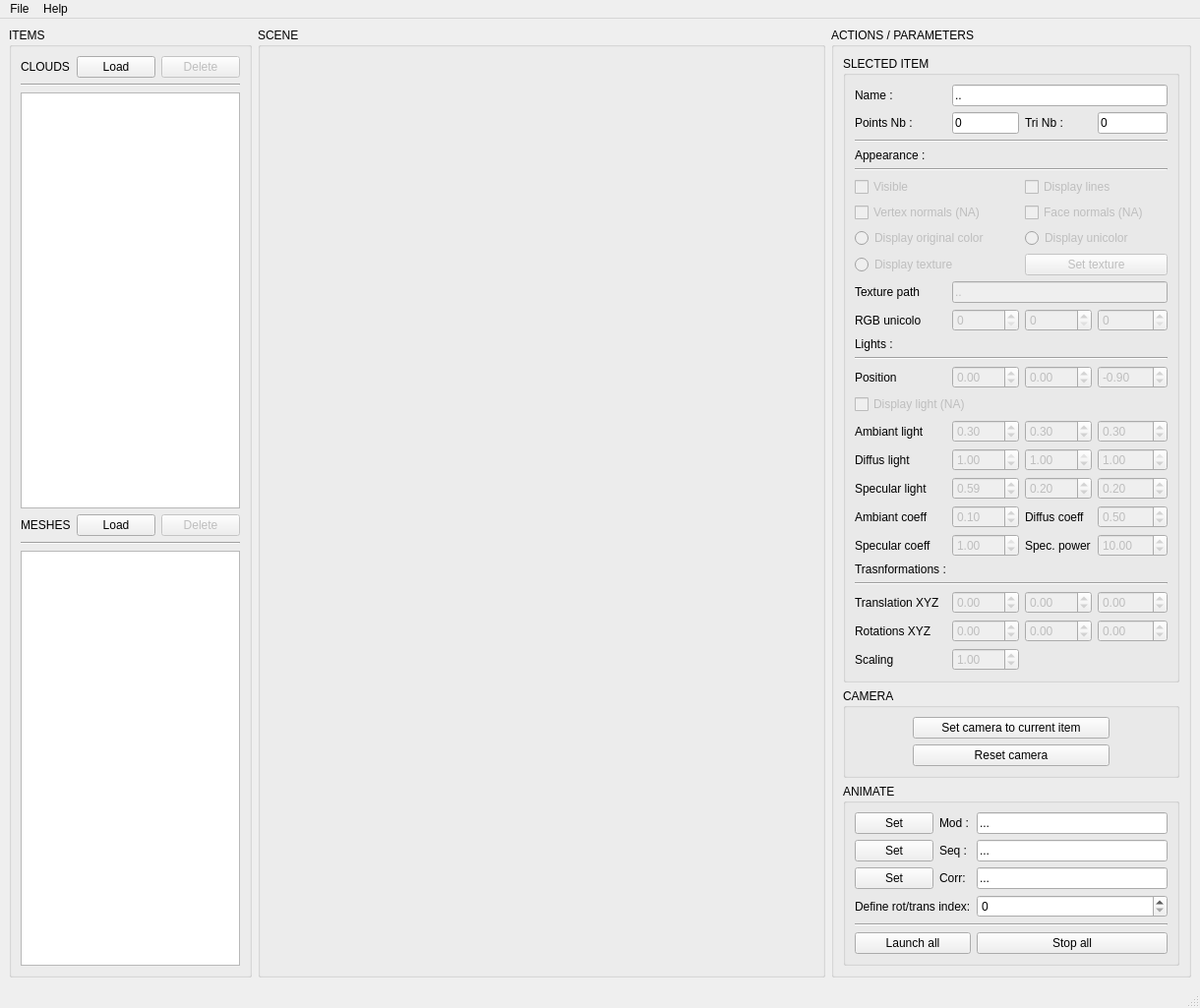
<?xml version="1.0" encoding="UTF-8"?>
<ui version="4.0">
 <class>SWUI_Viewer</class>
 <widget class="QMainWindow" name="SWUI_Viewer">
  <property name="geometry">
   <rect>
    <x>0</x>
    <y>0</y>
    <width>1220</width>
    <height>956</height>
   </rect>
  </property>
  <property name="windowTitle">
   <string>MainWindow</string>
  </property>
  <widget class="QWidget" name="centralwidget">
   <layout class="QGridLayout" name="gridLayout_2">
    <item row="0" column="0">
     <layout class="QGridLayout" name="glMain" rowstretch="2" columnstretch="1,5,2">
      <item row="0" column="0">
       <widget class="QGroupBox" name="gbItems">
        <property name="title">
         <string>ITEMS</string>
        </property>
        <layout class="QGridLayout" name="gridLayout_5">
         <item row="0" column="0">
          <layout class="QGridLayout" name="glItems">
           <item row="5" column="0" colspan="3">
            <widget class="Line" name="lMeshes">
             <property name="orientation">
              <enum>Qt::Horizontal</enum>
             </property>
            </widget>
           </item>
           <item row="1" column="0" colspan="3">
            <widget class="Line" name="lClouds">
             <property name="orientation">
              <enum>Qt::Horizontal</enum>
             </property>
            </widget>
           </item>
           <item row="2" column="0" colspan="3">
            <widget class="QListWidget" name="lwClouds">
             <property name="minimumSize">
              <size>
               <width>0</width>
               <height>150</height>
              </size>
             </property>
            </widget>
           </item>
           <item row="0" column="0">
            <widget class="QLabel" name="laClouds">
             <property name="text">
              <string>CLOUDS</string>
             </property>
            </widget>
           </item>
           <item row="0" column="1">
            <widget class="QPushButton" name="pbLoadCloud">
             <property name="text">
              <string>Load</string>
             </property>
            </widget>
           </item>
           <item row="4" column="0">
            <widget class="QLabel" name="laMeshes">
             <property name="text">
              <string>MESHES</string>
             </property>
            </widget>
           </item>
           <item row="4" column="1">
            <widget class="QPushButton" name="pbLoadMesh">
             <property name="text">
              <string>Load</string>
             </property>
            </widget>
           </item>
           <item row="6" column="0" colspan="3">
            <widget class="QListWidget" name="lwMeshes">
             <property name="minimumSize">
              <size>
               <width>0</width>
               <height>150</height>
              </size>
             </property>
            </widget>
           </item>
           <item row="0" column="2">
            <widget class="QPushButton" name="pbDeleteCloud">
             <property name="enabled">
              <bool>false</bool>
             </property>
             <property name="text">
              <string>Delete</string>
             </property>
            </widget>
           </item>
           <item row="4" column="2">
            <widget class="QPushButton" name="pbDeleteMesh">
             <property name="enabled">
              <bool>false</bool>
             </property>
             <property name="text">
              <string>Delete</string>
             </property>
            </widget>
           </item>
          </layout>
         </item>
        </layout>
       </widget>
      </item>
      <item row="0" column="1">
       <widget class="QGroupBox" name="gbScene">
        <property name="title">
         <string>SCENE</string>
        </property>
        <layout class="QGridLayout" name="gridLayout_4">
         <item row="0" column="0">
          <layout class="QGridLayout" name="glScene"/>
         </item>
        </layout>
       </widget>
      </item>
      <item row="0" column="2">
       <widget class="QGroupBox" name="gbParameters">
        <property name="title">
         <string>ACTIONS / PARAMETERS</string>
        </property>
        <layout class="QGridLayout" name="gridLayout_7">
         <item row="1" column="0">
          <widget class="QGroupBox" name="gbCamera">
           <property name="title">
            <string>CAMERA</string>
           </property>
           <layout class="QGridLayout" name="gridLayout_3">
            <item row="0" column="0">
             <layout class="QGridLayout" name="gridLayout">
              <item row="0" column="0">
               <widget class="QPushButton" name="pbSetCamera">
                <property name="minimumSize">
                 <size>
                  <width>0</width>
                  <height>0</height>
                 </size>
                </property>
                <property name="maximumSize">
                 <size>
                  <width>200</width>
                  <height>16777215</height>
                 </size>
                </property>
                <property name="text">
                 <string>Set camera to current item</string>
                </property>
               </widget>
              </item>
              <item row="1" column="0">
               <widget class="QPushButton" name="pbResetCamera">
                <property name="text">
                 <string>Reset camera</string>
                </property>
               </widget>
              </item>
             </layout>
            </item>
           </layout>
          </widget>
         </item>
         <item row="0" column="0">
          <layout class="QGridLayout" name="glParameters">
           <item row="0" column="0">
            <widget class="QGroupBox" name="gbSelectedItem">
             <property name="title">
              <string>SLECTED ITEM</string>
             </property>
             <layout class="QGridLayout" name="gridLayout_9">
              <item row="0" column="0">
               <layout class="QGridLayout" name="glSelectedItem">
                <item row="12" column="0" colspan="4">
                 <widget class="Line" name="line">
                  <property name="orientation">
                   <enum>Qt::Horizontal</enum>
                  </property>
                 </widget>
                </item>
                <item row="10" column="3">
                 <widget class="QSpinBox" name="sbColorB">
                  <property name="enabled">
                   <bool>false</bool>
                  </property>
                  <property name="maximum">
                   <number>255</number>
                  </property>
                 </widget>
                </item>
                <item row="23" column="3">
                 <widget class="QDoubleSpinBox" name="dsbRZ">
                  <property name="enabled">
                   <bool>false</bool>
                  </property>
                  <property name="minimum">
                   <double>-180.000000000000000</double>
                  </property>
                  <property name="maximum">
                   <double>180.000000000000000</double>
                  </property>
                  <property name="singleStep">
                   <double>3.000000000000000</double>
                  </property>
                 </widget>
                </item>
                <item row="11" column="0">
                 <widget class="QLabel" name="laLights">
                  <property name="text">
                   <string>Lights :</string>
                  </property>
                 </widget>
                </item>
                <item row="10" column="0">
                 <widget class="QLabel" name="laRGBUnicolor">
                  <property name="enabled">
                   <bool>true</bool>
                  </property>
                  <property name="text">
                   <string>RGB unicolo</string>
                  </property>
                 </widget>
                </item>
                <item row="10" column="2">
                 <widget class="QSpinBox" name="sbColorG">
                  <property name="enabled">
                   <bool>false</bool>
                  </property>
                  <property name="maximum">
                   <number>255</number>
                  </property>
                 </widget>
                </item>
                <item row="10" column="1">
                 <widget class="QSpinBox" name="sbColorR">
                  <property name="enabled">
                   <bool>false</bool>
                  </property>
                  <property name="maximum">
                   <number>255</number>
                  </property>
                 </widget>
                </item>
                <item row="9" column="0">
                 <widget class="QLabel" name="laTexture">
                  <property name="enabled">
                   <bool>true</bool>
                  </property>
                  <property name="text">
                   <string>Texture path</string>
                  </property>
                 </widget>
                </item>
                <item row="13" column="1">
                 <widget class="QDoubleSpinBox" name="dsbLightX">
                  <property name="enabled">
                   <bool>false</bool>
                  </property>
                  <property name="minimum">
                   <double>-999.000000000000000</double>
                  </property>
                  <property name="maximum">
                   <double>999.000000000000000</double>
                  </property>
                  <property name="singleStep">
                   <double>0.010000000000000</double>
                  </property>
                 </widget>
                </item>
                <item row="13" column="2">
                 <widget class="QDoubleSpinBox" name="dsbLightY">
                  <property name="enabled">
                   <bool>false</bool>
                  </property>
                  <property name="minimum">
                   <double>-999.000000000000000</double>
                  </property>
                  <property name="maximum">
                   <double>999.000000000000000</double>
                  </property>
                  <property name="singleStep">
                   <double>0.010000000000000</double>
                  </property>
                 </widget>
                </item>
                <item row="13" column="3">
                 <widget class="QDoubleSpinBox" name="dsbLightZ">
                  <property name="enabled">
                   <bool>false</bool>
                  </property>
                  <property name="minimum">
                   <double>-999.000000000000000</double>
                  </property>
                  <property name="maximum">
                   <double>999.000000000000000</double>
                  </property>
                  <property name="singleStep">
                   <double>0.010000000000000</double>
                  </property>
                  <property name="value">
                   <double>-0.900000000000000</double>
                  </property>
                 </widget>
                </item>
                <item row="13" column="0">
                 <widget class="QLabel" name="laPosition">
                  <property name="enabled">
                   <bool>true</bool>
                  </property>
                  <property name="text">
                   <string>Position</string>
                  </property>
                 </widget>
                </item>
                <item row="9" column="1" colspan="3">
                 <widget class="QLineEdit" name="leTexturePath">
                  <property name="enabled">
                   <bool>false</bool>
                  </property>
                  <property name="text">
                   <string>..</string>
                  </property>
                  <property name="readOnly">
                   <bool>true</bool>
                  </property>
                 </widget>
                </item>
                <item row="7" column="2" colspan="2">
                 <widget class="QRadioButton" name="rbDisplayUnicolor">
                  <property name="enabled">
                   <bool>false</bool>
                  </property>
                  <property name="text">
                   <string>Display unicolor</string>
                  </property>
                 </widget>
                </item>
                <item row="7" column="0" colspan="2">
                 <widget class="QRadioButton" name="rbDisplayOriginalColor">
                  <property name="enabled">
                   <bool>false</bool>
                  </property>
                  <property name="text">
                   <string>Display original color</string>
                  </property>
                 </widget>
                </item>
                <item row="4" column="0" colspan="4">
                 <widget class="Line" name="lAppareance">
                  <property name="orientation">
                   <enum>Qt::Horizontal</enum>
                  </property>
                 </widget>
                </item>
                <item row="3" column="0">
                 <widget class="QLabel" name="laApparearance">
                  <property name="text">
                   <string>Appearance :</string>
                  </property>
                 </widget>
                </item>
                <item row="23" column="1">
                 <widget class="QDoubleSpinBox" name="dsbRX">
                  <property name="enabled">
                   <bool>false</bool>
                  </property>
                  <property name="minimum">
                   <double>-180.000000000000000</double>
                  </property>
                  <property name="maximum">
                   <double>180.000000000000000</double>
                  </property>
                  <property name="singleStep">
                   <double>3.000000000000000</double>
                  </property>
                 </widget>
                </item>
                <item row="23" column="0">
                 <widget class="QLabel" name="laRota">
                  <property name="enabled">
                   <bool>true</bool>
                  </property>
                  <property name="text">
                   <string>Rotations XYZ</string>
                  </property>
                 </widget>
                </item>
                <item row="22" column="2">
                 <widget class="QDoubleSpinBox" name="dsbTrY">
                  <property name="enabled">
                   <bool>false</bool>
                  </property>
                  <property name="minimum">
                   <double>-999.000000000000000</double>
                  </property>
                  <property name="maximum">
                   <double>999.000000000000000</double>
                  </property>
                  <property name="singleStep">
                   <double>0.010000000000000</double>
                  </property>
                 </widget>
                </item>
                <item row="22" column="3">
                 <widget class="QDoubleSpinBox" name="dsbTrZ">
                  <property name="enabled">
                   <bool>false</bool>
                  </property>
                  <property name="minimum">
                   <double>-999.000000000000000</double>
                  </property>
                  <property name="maximum">
                   <double>999.000000000000000</double>
                  </property>
                  <property name="singleStep">
                   <double>0.010000000000000</double>
                  </property>
                 </widget>
                </item>
                <item row="22" column="1">
                 <widget class="QDoubleSpinBox" name="dsbTrX">
                  <property name="enabled">
                   <bool>false</bool>
                  </property>
                  <property name="minimum">
                   <double>-999.000000000000000</double>
                  </property>
                  <property name="maximum">
                   <double>999.000000000000000</double>
                  </property>
                  <property name="singleStep">
                   <double>0.010000000000000</double>
                  </property>
                 </widget>
                </item>
                <item row="20" column="0">
                 <widget class="QLabel" name="laTransformations">
                  <property name="text">
                   <string>Trasnformations :</string>
                  </property>
                 </widget>
                </item>
                <item row="21" column="0" colspan="4">
                 <widget class="Line" name="lTransformations">
                  <property name="orientation">
                   <enum>Qt::Horizontal</enum>
                  </property>
                 </widget>
                </item>
                <item row="23" column="2">
                 <widget class="QDoubleSpinBox" name="dsbRY">
                  <property name="enabled">
                   <bool>false</bool>
                  </property>
                  <property name="minimum">
                   <double>-180.000000000000000</double>
                  </property>
                  <property name="maximum">
                   <double>180.000000000000000</double>
                  </property>
                  <property name="singleStep">
                   <double>3.000000000000000</double>
                  </property>
                 </widget>
                </item>
                <item row="22" column="0">
                 <widget class="QLabel" name="laTrans">
                  <property name="enabled">
                   <bool>true</bool>
                  </property>
                  <property name="text">
                   <string>Translation XYZ</string>
                  </property>
                 </widget>
                </item>
                <item row="24" column="0">
                 <widget class="QLabel" name="laScaling">
                  <property name="enabled">
                   <bool>true</bool>
                  </property>
                  <property name="text">
                   <string>Scaling</string>
                  </property>
                 </widget>
                </item>
                <item row="24" column="1">
                 <widget class="QDoubleSpinBox" name="dsbScaling">
                  <property name="enabled">
                   <bool>false</bool>
                  </property>
                  <property name="decimals">
                   <number>2</number>
                  </property>
                  <property name="minimum">
                   <double>0.010000000000000</double>
                  </property>
                  <property name="maximum">
                   <double>100.000000000000000</double>
                  </property>
                  <property name="singleStep">
                   <double>0.100000000000000</double>
                  </property>
                  <property name="value">
                   <double>1.000000000000000</double>
                  </property>
                 </widget>
                </item>
                <item row="5" column="2" colspan="2">
                 <widget class="QCheckBox" name="cbDisplayLines">
                  <property name="enabled">
                   <bool>false</bool>
                  </property>
                  <property name="text">
                   <string>Display lines</string>
                  </property>
                 </widget>
                </item>
                <item row="5" column="0" colspan="2">
                 <widget class="QCheckBox" name="cbVisible">
                  <property name="enabled">
                   <bool>false</bool>
                  </property>
                  <property name="text">
                   <string>Visible</string>
                  </property>
                 </widget>
                </item>
                <item row="8" column="0" colspan="2">
                 <widget class="QRadioButton" name="rbDisplayTexture">
                  <property name="enabled">
                   <bool>false</bool>
                  </property>
                  <property name="text">
                   <string>Display texture</string>
                  </property>
                 </widget>
                </item>
                <item row="8" column="2" colspan="2">
                 <widget class="QPushButton" name="pbSetTexture">
                  <property name="enabled">
                   <bool>false</bool>
                  </property>
                  <property name="text">
                   <string>Set texture</string>
                  </property>
                 </widget>
                </item>
                <item row="0" column="0">
                 <widget class="QLabel" name="laName">
                  <property name="enabled">
                   <bool>true</bool>
                  </property>
                  <property name="text">
                   <string>Name :</string>
                  </property>
                 </widget>
                </item>
                <item row="2" column="0" colspan="4">
                 <widget class="Line" name="lName">
                  <property name="orientation">
                   <enum>Qt::Horizontal</enum>
                  </property>
                 </widget>
                </item>
                <item row="0" column="1" colspan="3">
                 <widget class="QLineEdit" name="leNameItem">
                  <property name="enabled">
                   <bool>true</bool>
                  </property>
                  <property name="text">
                   <string>..</string>
                  </property>
                  <property name="readOnly">
                   <bool>true</bool>
                  </property>
                 </widget>
                </item>
                <item row="17" column="3">
                 <widget class="QDoubleSpinBox" name="dsbSpecularLight3">
                  <property name="enabled">
                   <bool>false</bool>
                  </property>
                  <property name="maximum">
                   <double>1.000000000000000</double>
                  </property>
                  <property name="singleStep">
                   <double>0.010000000000000</double>
                  </property>
                  <property name="value">
                   <double>0.200000000000000</double>
                  </property>
                 </widget>
                </item>
                <item row="18" column="3">
                 <widget class="QDoubleSpinBox" name="dsbDiffusK">
                  <property name="enabled">
                   <bool>false</bool>
                  </property>
                  <property name="maximum">
                   <double>1.000000000000000</double>
                  </property>
                  <property name="singleStep">
                   <double>0.010000000000000</double>
                  </property>
                  <property name="value">
                   <double>0.500000000000000</double>
                  </property>
                 </widget>
                </item>
                <item row="18" column="1">
                 <widget class="QDoubleSpinBox" name="dsbAmbiantK">
                  <property name="enabled">
                   <bool>false</bool>
                  </property>
                  <property name="maximum">
                   <double>1.000000000000000</double>
                  </property>
                  <property name="singleStep">
                   <double>0.010000000000000</double>
                  </property>
                  <property name="value">
                   <double>0.100000000000000</double>
                  </property>
                 </widget>
                </item>
                <item row="15" column="2">
                 <widget class="QDoubleSpinBox" name="dsbAmbiantLight2">
                  <property name="enabled">
                   <bool>false</bool>
                  </property>
                  <property name="maximum">
                   <double>1.000000000000000</double>
                  </property>
                  <property name="singleStep">
                   <double>0.010000000000000</double>
                  </property>
                  <property name="value">
                   <double>0.300000000000000</double>
                  </property>
                 </widget>
                </item>
                <item row="15" column="1">
                 <widget class="QDoubleSpinBox" name="dsbAmbiantLight1">
                  <property name="enabled">
                   <bool>false</bool>
                  </property>
                  <property name="maximum">
                   <double>1.000000000000000</double>
                  </property>
                  <property name="singleStep">
                   <double>0.010000000000000</double>
                  </property>
                  <property name="value">
                   <double>0.300000000000000</double>
                  </property>
                 </widget>
                </item>
                <item row="17" column="2">
                 <widget class="QDoubleSpinBox" name="dsbSpecularLight2">
                  <property name="enabled">
                   <bool>false</bool>
                  </property>
                  <property name="maximum">
                   <double>1.000000000000000</double>
                  </property>
                  <property name="singleStep">
                   <double>0.010000000000000</double>
                  </property>
                  <property name="value">
                   <double>0.200000000000000</double>
                  </property>
                 </widget>
                </item>
                <item row="16" column="3">
                 <widget class="QDoubleSpinBox" name="dsbDiffusLight3">
                  <property name="enabled">
                   <bool>false</bool>
                  </property>
                  <property name="maximum">
                   <double>1.000000000000000</double>
                  </property>
                  <property name="singleStep">
                   <double>0.010000000000000</double>
                  </property>
                  <property name="value">
                   <double>1.000000000000000</double>
                  </property>
                 </widget>
                </item>
                <item row="15" column="3">
                 <widget class="QDoubleSpinBox" name="dsbAmbiantLight3">
                  <property name="enabled">
                   <bool>false</bool>
                  </property>
                  <property name="maximum">
                   <double>1.000000000000000</double>
                  </property>
                  <property name="singleStep">
                   <double>0.010000000000000</double>
                  </property>
                  <property name="value">
                   <double>0.300000000000000</double>
                  </property>
                 </widget>
                </item>
                <item row="16" column="2">
                 <widget class="QDoubleSpinBox" name="dsbDiffusLight2">
                  <property name="enabled">
                   <bool>false</bool>
                  </property>
                  <property name="maximum">
                   <double>1.000000000000000</double>
                  </property>
                  <property name="singleStep">
                   <double>0.010000000000000</double>
                  </property>
                  <property name="value">
                   <double>1.000000000000000</double>
                  </property>
                 </widget>
                </item>
                <item row="17" column="1">
                 <widget class="QDoubleSpinBox" name="dsbSpecularLight1">
                  <property name="enabled">
                   <bool>false</bool>
                  </property>
                  <property name="maximum">
                   <double>1.000000000000000</double>
                  </property>
                  <property name="singleStep">
                   <double>0.010000000000000</double>
                  </property>
                  <property name="value">
                   <double>0.590000000000000</double>
                  </property>
                 </widget>
                </item>
                <item row="16" column="1">
                 <widget class="QDoubleSpinBox" name="dsbDiffusLight1">
                  <property name="enabled">
                   <bool>false</bool>
                  </property>
                  <property name="maximum">
                   <double>1.000000000000000</double>
                  </property>
                  <property name="singleStep">
                   <double>0.010000000000000</double>
                  </property>
                  <property name="value">
                   <double>1.000000000000000</double>
                  </property>
                 </widget>
                </item>
                <item row="19" column="1">
                 <widget class="QDoubleSpinBox" name="dsbSpecularK">
                  <property name="enabled">
                   <bool>false</bool>
                  </property>
                  <property name="maximum">
                   <double>1.000000000000000</double>
                  </property>
                  <property name="singleStep">
                   <double>0.010000000000000</double>
                  </property>
                  <property name="value">
                   <double>1.000000000000000</double>
                  </property>
                 </widget>
                </item>
                <item row="19" column="3">
                 <widget class="QDoubleSpinBox" name="dsbSpecularP">
                  <property name="enabled">
                   <bool>false</bool>
                  </property>
                  <property name="maximum">
                   <double>1000.000000000000000</double>
                  </property>
                  <property name="value">
                   <double>10.000000000000000</double>
                  </property>
                 </widget>
                </item>
                <item row="15" column="0">
                 <widget class="QLabel" name="laAmbiantLight">
                  <property name="text">
                   <string>Ambiant light</string>
                  </property>
                 </widget>
                </item>
                <item row="16" column="0">
                 <widget class="QLabel" name="laDiffus">
                  <property name="text">
                   <string>Diffus light</string>
                  </property>
                 </widget>
                </item>
                <item row="17" column="0">
                 <widget class="QLabel" name="laSpecularLight">
                  <property name="text">
                   <string>Specular light</string>
                  </property>
                 </widget>
                </item>
                <item row="18" column="0">
                 <widget class="QLabel" name="laAmbiantCoeff">
                  <property name="text">
                   <string>Ambiant coeff</string>
                  </property>
                 </widget>
                </item>
                <item row="19" column="0">
                 <widget class="QLabel" name="laSpecularCoeff">
                  <property name="text">
                   <string>Specular coeff</string>
                  </property>
                 </widget>
                </item>
                <item row="18" column="2">
                 <widget class="QLabel" name="laDiffusCoeff">
                  <property name="text">
                   <string>Diffus coeff </string>
                  </property>
                 </widget>
                </item>
                <item row="19" column="2">
                 <widget class="QLabel" name="laSPecPower">
                  <property name="text">
                   <string>Spec. power</string>
                  </property>
                 </widget>
                </item>
                <item row="14" column="0" colspan="2">
                 <widget class="QCheckBox" name="cbDisplayLight">
                  <property name="enabled">
                   <bool>false</bool>
                  </property>
                  <property name="text">
                   <string>Display light (NA)</string>
                  </property>
                 </widget>
                </item>
                <item row="6" column="0" colspan="2">
                 <widget class="QCheckBox" name="cbVertexNormals">
                  <property name="enabled">
                   <bool>false</bool>
                  </property>
                  <property name="text">
                   <string>Vertex normals (NA)</string>
                  </property>
                 </widget>
                </item>
                <item row="6" column="2" colspan="2">
                 <widget class="QCheckBox" name="cbFaceNormals">
                  <property name="enabled">
                   <bool>false</bool>
                  </property>
                  <property name="text">
                   <string>Face normals (NA)</string>
                  </property>
                 </widget>
                </item>
                <item row="1" column="0">
                 <widget class="QLabel" name="laPtNumber">
                  <property name="text">
                   <string>Points Nb :</string>
                  </property>
                 </widget>
                </item>
                <item row="1" column="2">
                 <widget class="QLabel" name="laTriNumber">
                  <property name="text">
                   <string>Tri Nb :</string>
                  </property>
                 </widget>
                </item>
                <item row="1" column="1">
                 <widget class="QLineEdit" name="lePtNumber">
                  <property name="text">
                   <string>0</string>
                  </property>
                  <property name="readOnly">
                   <bool>true</bool>
                  </property>
                 </widget>
                </item>
                <item row="1" column="3">
                 <widget class="QLineEdit" name="leTriNumber">
                  <property name="text">
                   <string>0</string>
                  </property>
                  <property name="readOnly">
                   <bool>true</bool>
                  </property>
                 </widget>
                </item>
               </layout>
              </item>
             </layout>
            </widget>
           </item>
          </layout>
         </item>
         <item row="2" column="0">
          <widget class="QGroupBox" name="gbAnimate">
           <property name="title">
            <string>ANIMATE</string>
           </property>
           <layout class="QGridLayout" name="gridLayout_8">
            <item row="0" column="0">
             <layout class="QGridLayout" name="glAnimate">
              <item row="2" column="0">
               <widget class="QPushButton" name="pbSetMeshCorr">
                <property name="text">
                 <string>Set</string>
                </property>
               </widget>
              </item>
              <item row="1" column="2">
               <widget class="QLineEdit" name="leSeq">
                <property name="text">
                 <string>...</string>
                </property>
                <property name="readOnly">
                 <bool>true</bool>
                </property>
               </widget>
              </item>
              <item row="0" column="0">
               <widget class="QPushButton" name="pbSetModFile">
                <property name="text">
                 <string>Set</string>
                </property>
               </widget>
              </item>
              <item row="0" column="2">
               <widget class="QLineEdit" name="leMod">
                <property name="text">
                 <string>...</string>
                </property>
                <property name="readOnly">
                 <bool>true</bool>
                </property>
               </widget>
              </item>
              <item row="0" column="1">
               <widget class="QLabel" name="laMod">
                <property name="text">
                 <string>Mod :</string>
                </property>
               </widget>
              </item>
              <item row="1" column="1">
               <widget class="QLabel" name="laSeq">
                <property name="text">
                 <string>Seq :</string>
                </property>
               </widget>
              </item>
              <item row="1" column="0">
               <widget class="QPushButton" name="pbSetSeqFile">
                <property name="text">
                 <string>Set</string>
                </property>
               </widget>
              </item>
              <item row="4" column="0" colspan="3">
               <widget class="Line" name="line_2">
                <property name="orientation">
                 <enum>Qt::Horizontal</enum>
                </property>
               </widget>
              </item>
              <item row="5" column="0" colspan="2">
               <widget class="QPushButton" name="pbLaunchAllAnim">
                <property name="enabled">
                 <bool>true</bool>
                </property>
                <property name="text">
                 <string>Launch all</string>
                </property>
               </widget>
              </item>
              <item row="5" column="2">
               <widget class="QPushButton" name="pbStopAllAnim">
                <property name="text">
                 <string>Stop all</string>
                </property>
               </widget>
              </item>
              <item row="2" column="1">
               <widget class="QLabel" name="laCorr">
                <property name="text">
                 <string>Corr:</string>
                </property>
               </widget>
              </item>
              <item row="2" column="2">
               <widget class="QLineEdit" name="leMeshCorr">
                <property name="text">
                 <string>...</string>
                </property>
                <property name="readOnly">
                 <bool>true</bool>
                </property>
               </widget>
              </item>
              <item row="3" column="2">
               <widget class="QSpinBox" name="sbIndexRotTransPoint"/>
              </item>
              <item row="3" column="0" colspan="2">
               <widget class="QLabel" name="laRotTrans">
                <property name="text">
                 <string>Define rot/trans index:</string>
                </property>
               </widget>
              </item>
             </layout>
            </item>
           </layout>
          </widget>
         </item>
        </layout>
       </widget>
      </item>
     </layout>
    </item>
   </layout>
  </widget>
  <widget class="QMenuBar" name="menubar">
   <property name="geometry">
    <rect>
     <x>0</x>
     <y>0</y>
     <width>1220</width>
     <height>21</height>
    </rect>
   </property>
   <widget class="QMenu" name="menuFile">
    <property name="title">
     <string>File</string>
    </property>
    <addaction name="actionExit"/>
   </widget>
   <widget class="QMenu" name="menuHelp">
    <property name="title">
     <string>Help</string>
    </property>
    <addaction name="actionAbout"/>
    <addaction name="actionOnline_documentation"/>
   </widget>
   <addaction name="menuFile"/>
   <addaction name="menuHelp"/>
  </widget>
  <widget class="QStatusBar" name="statusbar"/>
  <action name="actionExit">
   <property name="text">
    <string>Exit</string>
   </property>
   <property name="shortcut">
    <string>Ctrl+Q</string>
   </property>
  </action>
  <action name="actionAbout">
   <property name="text">
    <string>About</string>
   </property>
   <property name="shortcut">
    <string>Ctrl+A</string>
   </property>
  </action>
  <action name="actionOnline_documentation">
   <property name="text">
    <string>Online documentation</string>
   </property>
   <property name="shortcut">
    <string>Ctrl+D</string>
   </property>
  </action>
 </widget>
 <resources/>
 <connections/>
</ui>
